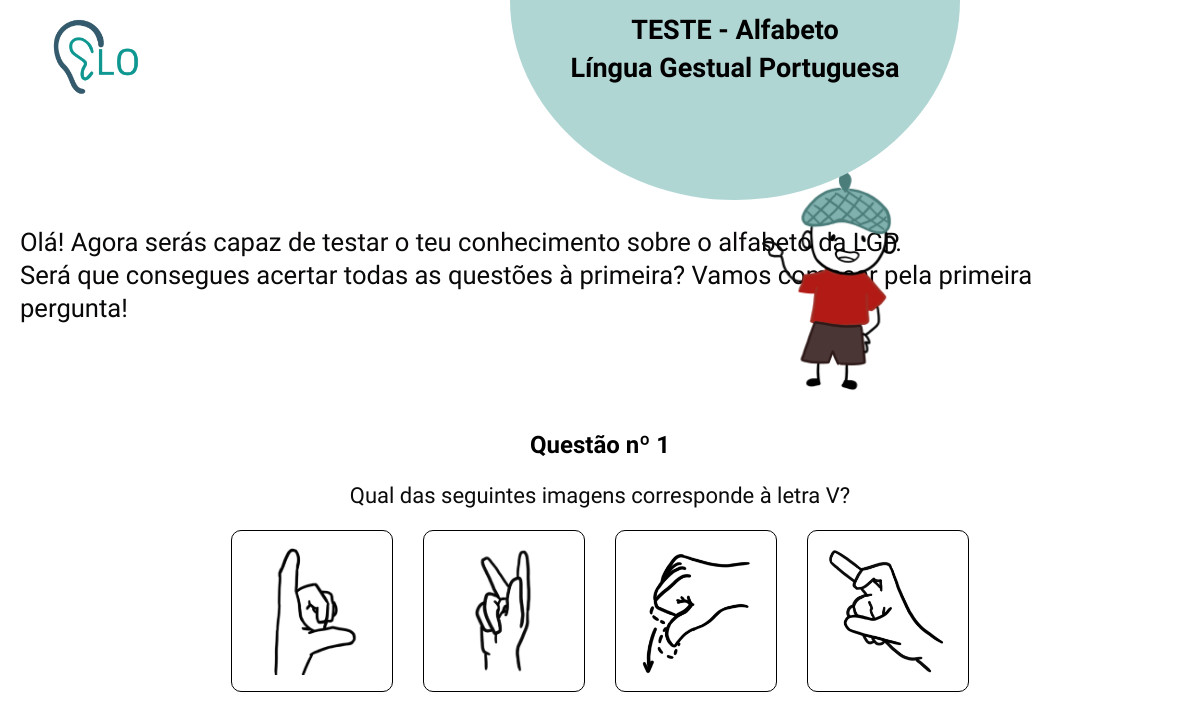
The app's page /testes/teste/1/pergunta/1/ with its own data.
### testes/models.py (models this page shows, shortened)
class Teste(models.Model):
    titulo = models.CharField(max_length=200)
    aula = models.ForeignKey('aulas.Aula', on_delete=models.CASCADE)
    mensagem_inicial = models.TextField(blank=True, null=True)

class Pergunta(models.Model):
    TESTE_TIPO_CHOICES = [
        ('imagem', 'Imagem'),
        ('video', 'Vídeo'),
    ]
    teste = models.ForeignKey(Teste, on_delete=models.CASCADE)
    texto = models.TextField()
    tipo = models.CharField(max_length=10, choices=TESTE_TIPO_CHOICES, default='imagem')
    video = models.FileField(upload_to='videos_perguntas/', blank=True, null=True)
    imagem = models.ImageField(upload_to='perguntas/', blank=True, null=True)
    numero = models.PositiveIntegerField(default=1)

class Resposta(models.Model):
    pergunta = models.ForeignKey(Pergunta, on_delete=models.CASCADE)
    imagem = models.ImageField(upload_to='respostas/', blank=True, null=True)
    video = models.FileField(upload_to='videos_respostas/', blank=True, null=True)
    correta = models.BooleanField(default=False)
    explicacao = models.TextField(blank=True, null=True)
    texto = models.CharField(max_length=255, blank=True, null=True)

### testes/views.py (the view)
# urls.py: path('teste/<int:teste_id>/pergunta/<int:pergunta_numero>/', views.pergunta_view, name='pergunta_view'),
def pergunta_view(request, teste_id, pergunta_numero):
    teste = get_object_or_404(Teste, id=teste_id)
    pergunta = get_object_or_404(teste.pergunta_set.all(), numero=pergunta_numero)
    respostas = Resposta.objects.filter(pergunta=pergunta)
    return render(request, 'testes/perguntas.html', {
        'teste_id': teste_id,
        'pergunta': pergunta,
        'respostas': respostas,
        'teste': teste,
    })

### testes/templates/testes/perguntas.html (shortened to what this page needs)
{% load static %}
<!DOCTYPE html>
<html lang="pt">
<head>
    <link rel="stylesheet" type="text/css" href="{% static 'testes/perguntas.css' %}">
</head>
<body>
    <header>
        <div class="circulo-container">
            <div class="meio-circulo"></div>
            <div class="texto-circulo">
                <h1>TESTE - {{ teste.titulo }}<br>Língua Gestual Portuguesa</h1>
            </div>
        </div>
    </header>
    <img src="{% static 'utilizador/images/logo.png' %}" alt="Logotipo" class="logo">
    {% with teste.pergunta_set.all|first as primeira %}
        {% if pergunta.id == primeira.id %}
            <div class="description">
                <p>{{ teste.mensagem_inicial|linebreaks }}</p>
            </div>
        {% endif %}
    {% endwith %}
    <div class="container-pergunta">
        <div class="question">
            <h3>Questão nº {{ pergunta.numero }}</h3>
            <p>{{ pergunta.texto }}</p>
        </div>
        <div class="answers">
    {% for resposta in respostas %}
        <a href="{% url 'testes:verificar_resposta' resposta.id %}" class="answer-box">
            {% if resposta.imagem %}
                <img src="{{ resposta.imagem.url }}" alt="Opção {{ forloop.counter }}">
            {% elif resposta.video %}
                <p>Vídeo: {{ resposta.video.url }}</p>
                <video width="200" controls>
                    <source src="{{ resposta.video.url }}" type="video/mp4">
                    O seu navegador não suporta vídeo.
                </video>
            {% elif resposta.texto %}
                <p>{{ resposta.texto }}</p>
            {% else %}
                <p>Sem conteúdo disponível</p>
            {% endif %}
        </a>
    {% endfor %}
</div>
    <div class="right-image">
        <img src="{% static 'utilizador/images/boneco_aulas.png' %}" alt="Boneco" class="boneco">
    </div>
</body>
</html>

### testes/static/testes/perguntas.css (style rules this page uses)
body { background-color: #fff; margin: 0; padding: 0; text-align: center; }
header { position: relative; background-color: transparent; }
.circulo-container { position: relative; display: flex; justify-content: center; align-items: center; width: 450px; height: 400px; margin-left: 510px; }
.meio-circulo { width: 100%; height: 100%; background-color: #B0D6D4; border-radius: 50%; position: absolute; z-index: 1; top:-200px; }
.texto-circulo { position: relative; z-index: 2; text-align: center; top:-150px; }
.texto-circulo h1 { margin: 0; font-size: 27px; line-height: 1.4; color: #000000; }
.logo { width: 180px; position: absolute; top: -25px; left: 10px; }
.description { font-size: 1.6rem; color: #0a0808; text-align: left; line-height: 1.3; position: relative; top: -200px; left: 20px; }
.question h3 { font-size: 24px; color: #000000; }
.question p { font-size: 22px; color: #0b0b0b; }
.answers { display: flex; justify-content: center; gap: 30px; flex-wrap: wrap; margin-top: 5px; }
.answer-box { width: 160px; height: 160px; border: 1px solid #000000; border-radius: 10px; display: flex; justify-content: center; align-items: center; overflow: hidden; text-decoration: none; }
.answer-box img { max-width: 80%; max-height: 80%; object-fit: contain; }
.right-image { position: absolute; top: 170px; right: 300px; }
.right-image .boneco { width: 140px; height: auto; }
.container-pergunta { margin-top: -120px; font-size: 28px; }
* { font-family: 'Sansation', sans-serif; }

### records on screen
Teste: titulo "Alfabeto", mensagem_inicial "Olá! Agora serás capaz de testar o teu conhecimento sobre o alfabeto da LGP. Será que consegues acertar todas as questões à primeira? Vamos começar pela primeira pergunta!"
Pergunta: numero "1", texto "Qual das seguintes imagens corresponde à letra V?"
Resposta: imagem (picture)
Resposta: imagem (picture)
Resposta: imagem (picture)
Resposta: imagem (picture)
